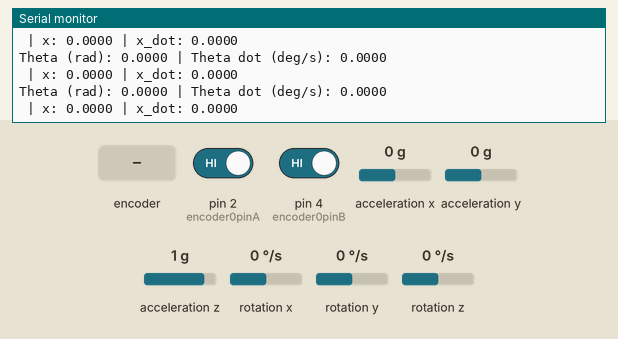
Recording of a program running on a simulated Arduino Mega 2560, built with avr-gcc and run on an emulated ATmega2560. Shown: the last lines printed to the serial monitor. Wiring (inferred from the names in the program): MPU-6050 motion sensor at I2C address 0x68. Inputs (shaded band) come from the test bench; at power-on: acceleration x 0 g, acceleration z 1 g, rotation x 0 °/s, pin 2 (encoder0pinA) HIGH, pin 4 (encoder0pinB) HIGH, acceleration y 0 g, rotation y 0 °/s, rotation z 0 °/s.

Above: at 1.2 s.
1.3 s: acceleration x set to -1.4 g
At 1.37 s:
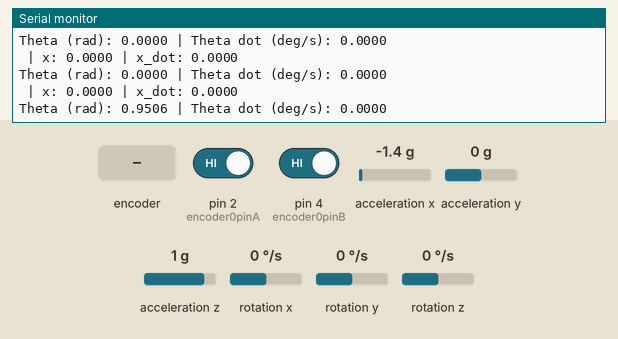
2.8 s: rotary encoder on pin 2 (encoder0pinA) / pin 4 (encoder0pinB) turned 1 step (first pin leading)
At 2.95 s:
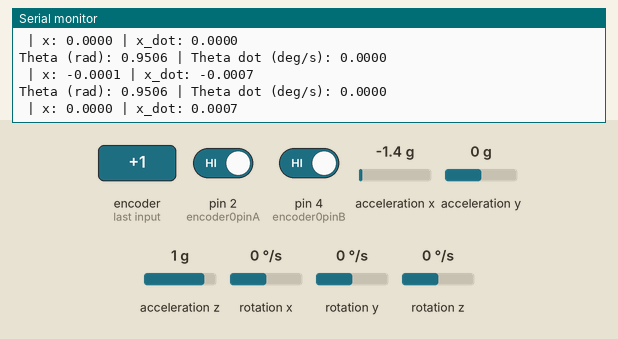
4.5 s: acceleration z set to -1.4 g
At 4.52 s:
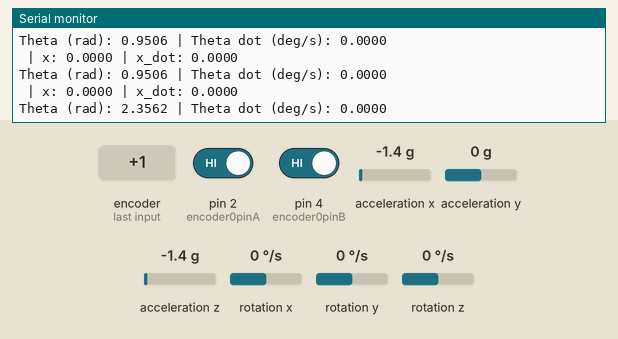
6.0 s: rotation x set to -192 °/s
At 6.1 s:
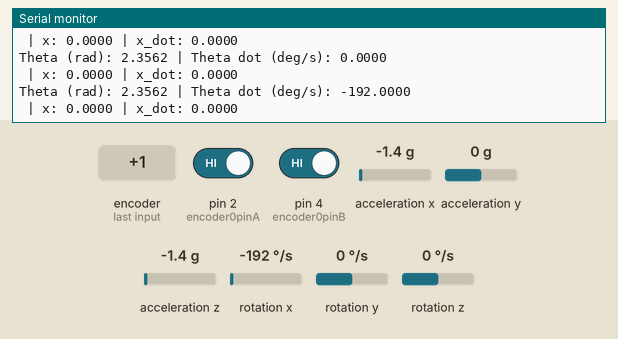
7.5 s: rotary encoder on pin 2 (encoder0pinA) / pin 4 (encoder0pinB) turned 1 step (first pin leading)
At 7.57 s:
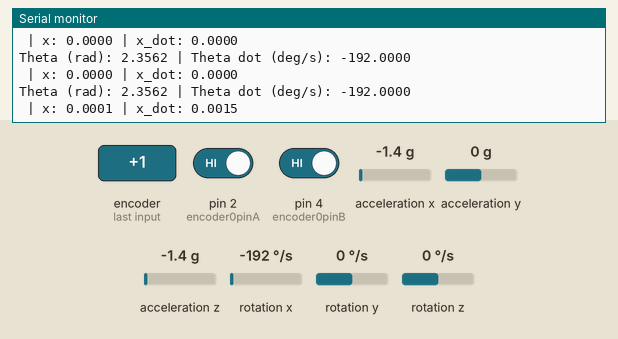
Timing chart, 0 to 10.2 s (numbered marks = the images above; inputs shaded):
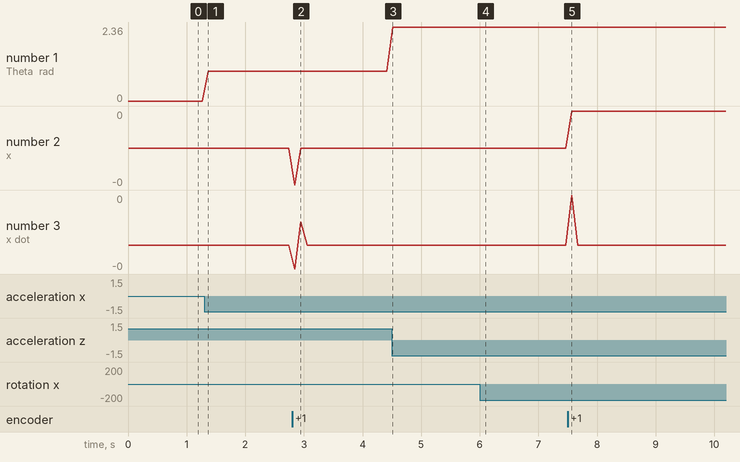

Measured:
- after the input at 1.3 s, the serial monitor: prints a new line after 0.07 s (image 1)
- after the input at 2.8 s, the serial monitor: prints a new line at once (image 2)
- after the input at 4.5 s, the serial monitor: prints a new line at once (image 3)
- after the input at 6.0 s, the serial monitor: prints a new line after 0.09 s (image 4)
- after the input at 7.5 s, the serial monitor: prints a new line after 0.07 s (image 5)
- plotted number 1: 0 → 0.95 after the input at 1.3 s, 0.95 → 2.36 after the input at 4.5 s
- plotted number 2: 0 → 0 after the input at 7.5 s

The program:

main.cpp
```cpp
#include <Arduino.h>
#include <Adafruit_MPU6050.h>
#include <Wire.h> //I2C library for communication with MPU-6050

int MPU_addr = 0x68; // I2C address of the MPU-6050

const byte encoder0pinA = 2;
const byte encoder0pinB = 4;
volatile byte encoder0LastStateA;
volatile int duration; //number of pulses
volatile boolean direction; // true for forward, false for backward

const float WHEEL_DIAMETER = 0.065;
const int PULSES_PER_REVOLUTION = 2797;
const float METERS_PER_PULSE = (PI * WHEEL_DIAMETER) / PULSES_PER_REVOLUTION;

float x = 0;
float x_dot = 0;
long total_pulses = 0;

// put function declarations here:
void wheelSpeed();
float controller(float x, float x_dot, float theta, float thetadot);
void commandMotor(float u, bool dir);


void setup() {
  // put your setup code here, to run once:
  Serial.begin(115200);

  // Initialize MPU-6050
  Wire.begin(); // Initialize I2C communication
  Wire.beginTransmission(MPU_addr);
  Wire.write(0x6B); // PWR_MGMT_1 register
  Wire.write(0);    // Set to zero (wakes up the MPU-605
  if(Wire.endTransmission() != 0) {
    Serial.println("Failed to initialize MPU-6050");
    while(1); // Halt if initialization fails
  }

  Serial.println("MPU-6050 initialized successfully");

  // Initialize encoder pins
  pinMode(encoder0pinA, INPUT);
  pinMode(encoder0pinB, INPUT);
  direction = true; // Assuming initial direction is forward
  encoder0LastStateA = digitalRead(encoder0pinA); // Read initial state of pin A

  attachInterrupt(digitalPinToInterrupt(encoder0pinA), wheelSpeed, CHANGE); // Interrupt on change of pin A
  Serial.println("Encoder initialized successfully");
}

void loop() {
  // put your main code here, to run repeatedly:

  //little endian better for machine operations, big endian better for human readability

  Wire.beginTransmission(MPU_addr);
  Wire.write(0x3B); // Start with Accel X register
  Wire.endTransmission(false);
  Wire.requestFrom(MPU_addr, 14, true); // Request 14 registers requested as each measurement is 2 bytes and I need 7 measurements

  // Read Accelerometer
  int16_t ax = Wire.read()<<8 | Wire.read(); //ORing the two bytes together to get full 16 bit value. OR is same as add but simpler
  int16_t ay = Wire.read()<<8 | Wire.read();
  int16_t az = Wire.read()<<8 | Wire.read();

  // Skip Temperature (2 bytes)
  Wire.read(); Wire.read();

  // Read Gyroscope
  int16_t gx = Wire.read()<<8 | Wire.read();
  int16_t gy = Wire.read()<<8 | Wire.read();
  int16_t gz = Wire.read()<<8 | Wire.read();

  // Conversion factors for default settings
  float accScale = 16384.0;
  float gyroScale = 131.0;

  float ax_m_s2 = ax / accScale;
  float az_m_s2 = az / accScale;
  float gx_deg_s = gx / gyroScale;

  float theta = atan2(-ax_m_s2, az_m_s2);
  float thetadot = gx_deg_s;

  noInterrupts();
  int pulses_this_interval = duration;
  duration = 0;
  total_pulses += pulses_this_interval;
  interrupts();

  x = total_pulses * METERS_PER_PULSE;
  x_dot = (pulses_this_interval * METERS_PER_PULSE) / 0.1;

  float u = controller(x, x_dot, theta, thetadot);

  Serial.print("Theta (rad): ");
  Serial.print(theta, 4);
  Serial.print(" | Theta dot (deg/s): ");
  Serial.println(thetadot, 4);
  Serial.print(" | x: "); Serial.print(x, 4);
  Serial.print(" | x_dot: "); Serial.println(x_dot, 4);


  delay(100);


}

// put function definitions here:

void wheelSpeed(){
  int Lstate = digitalRead(encoder0pinA);
  if((encoder0LastStateA == LOW) && (Lstate == HIGH)){
    int val = digitalRead(encoder0pinB);
    if (val == LOW && direction){
      direction = false;
    }
    else if (val == HIGH && !direction){
      direction = true;
    }
  }

  encoder0LastStateA = Lstate;

  if(!direction){
    duration++;
  }
  else{
    duration--;
  }
}

float controller(float x, float x_dot, float theta, float thetadot){
  // implement LQR controller
  float k1 = -1.0;
  float k2 = -3.037;
  float k3 = -69.774;
  float k4 = -13.843;

  float u = k1*x + k2*x_dot + k3*theta + k4*thetadot;

  return u;

}

void commandMotor(float u, bool dir){
  // convert output from LQR to motor command
  // u is torque needed to balance robot, need to convert to pwm
  float max_torque = 1.765; // stall torque of motor in Nm
  int max_pwm = 255;

  //there are 2 motors so each motor needs to provide half the torque
  u = u / 2.0;

  int pwm = (int)(abs(u) / max_torque * max_pwm);
  pwm = constrain(pwm, 0, max_pwm);

  // set motor direction based on sign of u
  if (u > 0){
    // forward
    // digitalWrite(motorPin1, HIGH);
    // digitalWrite(motorPin2, LOW);
    // analogWrite(motorPin1, pwm);
  }
  else {
    // backward
    // digitalWrite(motorPin1, LOW);
    // digitalWrite(motorPin2, HIGH);
    // analogWrite(motorPin2, pwm);
  }
}
```
